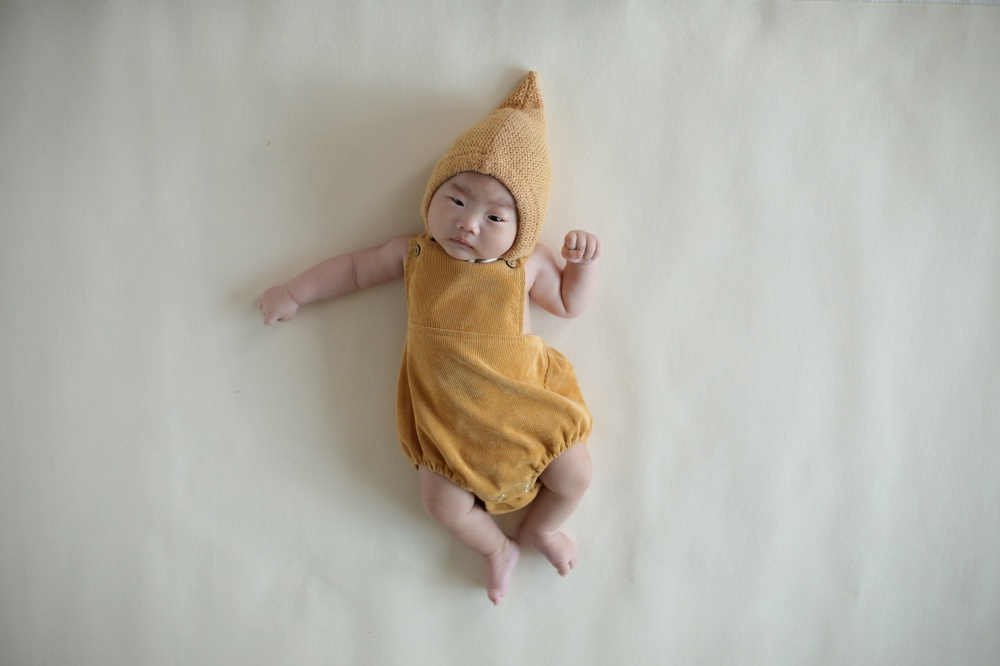
#> input picture images/4.jpg, 1000 x 666 px, shrunk from 1280 x 853 before the run
$ python image_move01.py
#> lines starting #> are read from the running program, lines starting #| are printed output that depends on the picture
import numpy as np
import cv2


def transform():
    img = cv2.imread('images/4.jpg')
#> img is the input picture: shape (666, 1000, 3); mean B, G, R 169.6, 179, 181.2
    h, w = img.shape[:2]
#> h = 666; w = 1000

    M = np.float32([[1, 0, 100], [0, 1, 50]])

    img2 = cv2.warpAffine(img, M, (w, h))
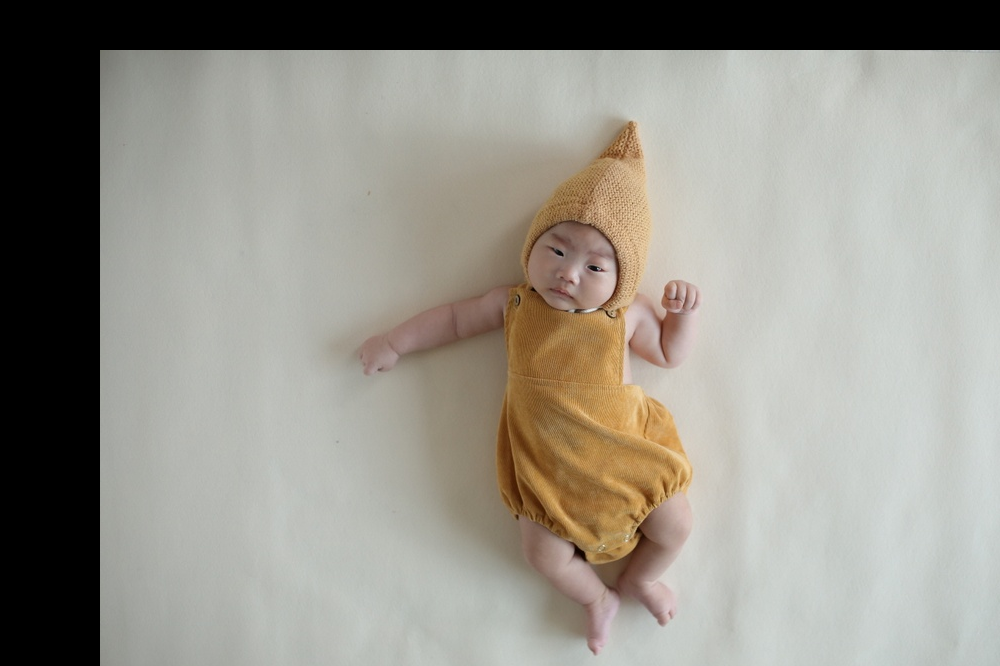
#> img2: shape (666, 1000, 3); mean B, G, R 138.6, 147.3, 150.3
    cv2.imshow('shift image', img2)

    cv2.waitKey(0)
    cv2.destroyAllWindows()


transform()

$ run again, with images/1.jpg copied over images/4.jpg
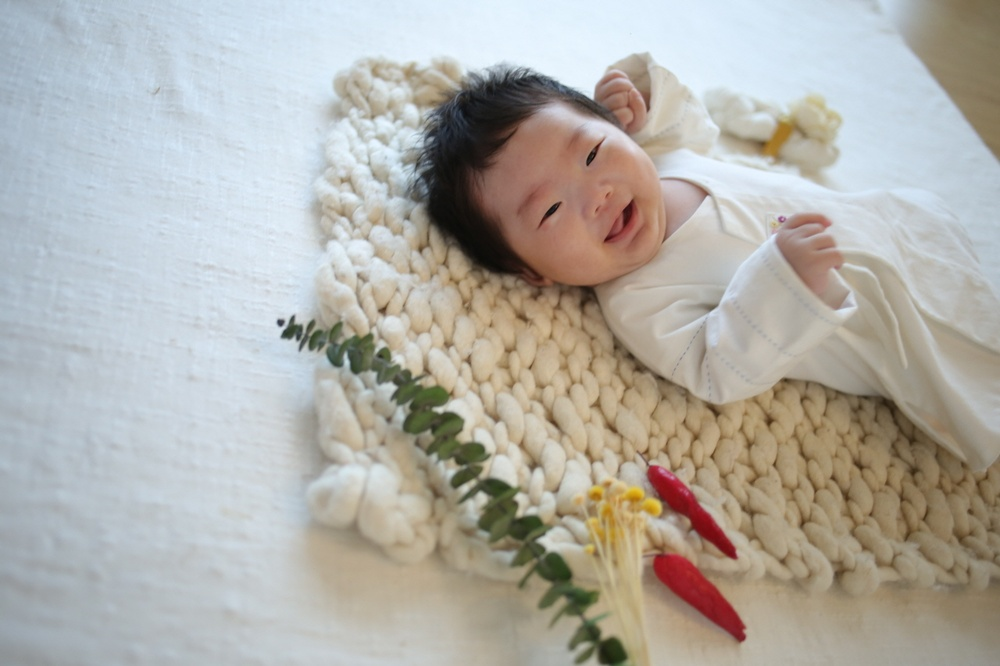
#> input picture images/1.jpg, 1000 x 666 px, shrunk from 1280 x 853 before the run
#> in transform, img is the input picture: shape (666, 1000, 3); mean B, G, R 168.3, 174.7, 177.1
#> in transform, `img2 = cv2.warpAffine(img, M, (w, h))`:
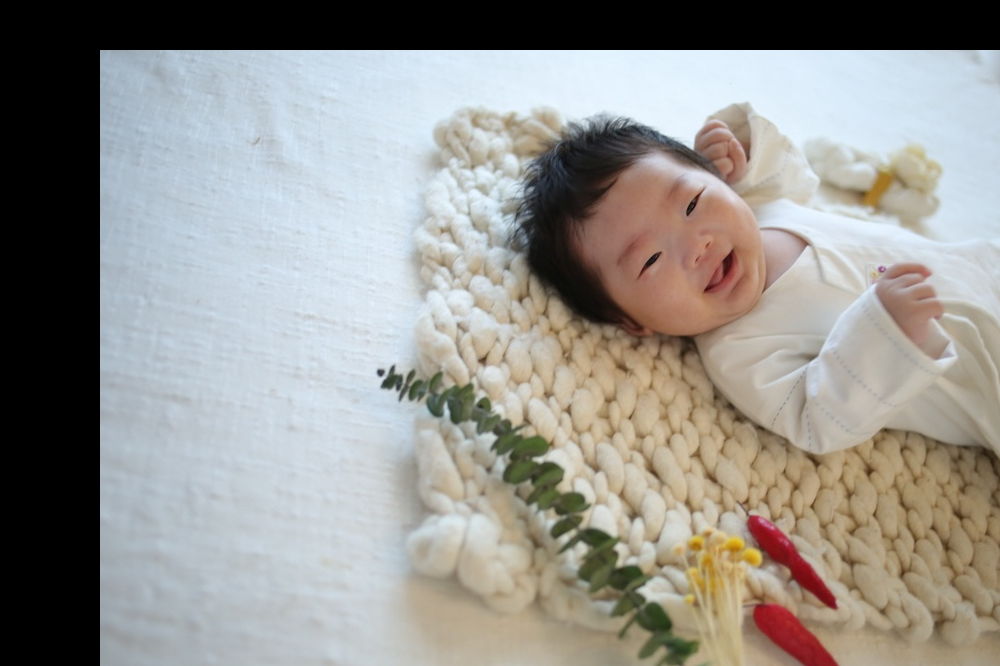
#> img2: shape (666, 1000, 3); mean B, G, R 143.1, 147.7, 149.5

$ run again, with images/2.jpg copied over images/4.jpg
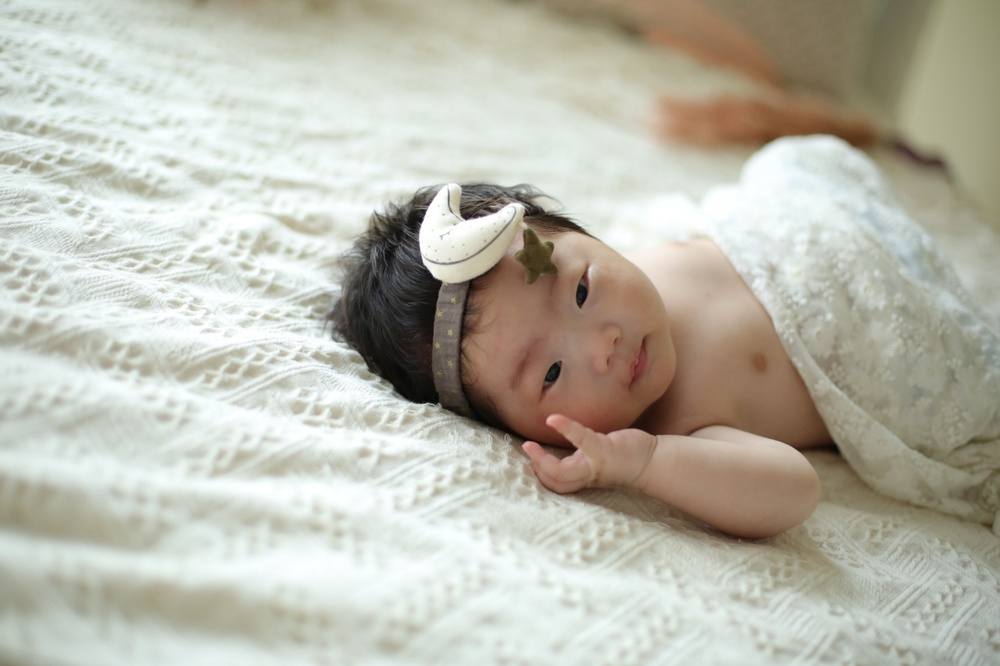
#> input picture images/2.jpg, 1000 x 666 px, shrunk from 1280 x 853 before the run
#> in transform, img is the input picture: shape (666, 1000, 3); mean B, G, R 172.4, 185, 186.5
#> in transform, `img2 = cv2.warpAffine(img, M, (w, h))`:
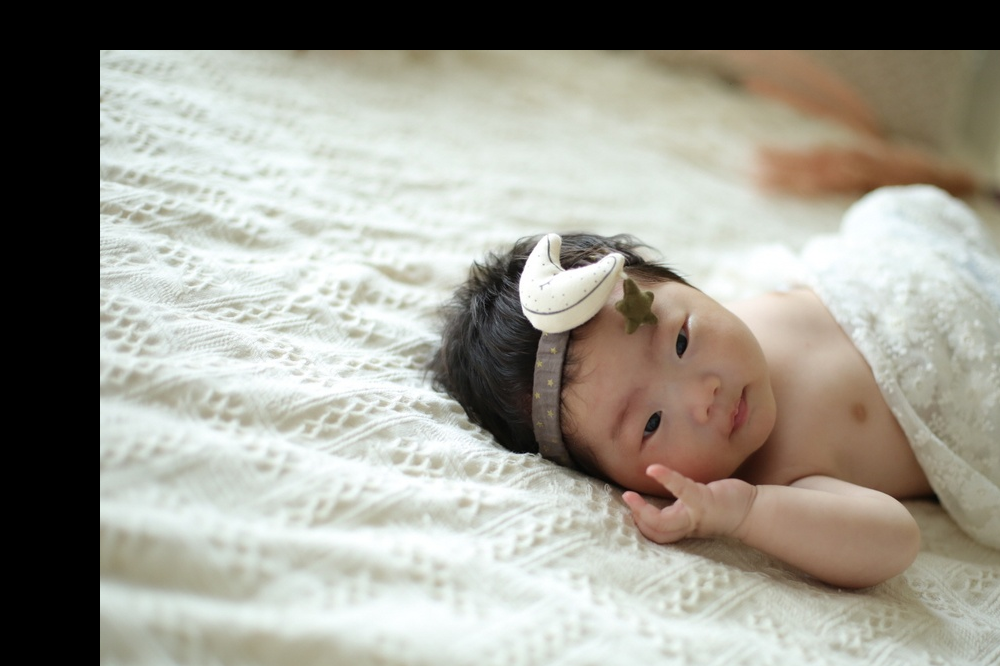
#> img2: shape (666, 1000, 3); mean B, G, R 145.2, 155.2, 157.4

$ run again, with images/3.jpg copied over images/4.jpg
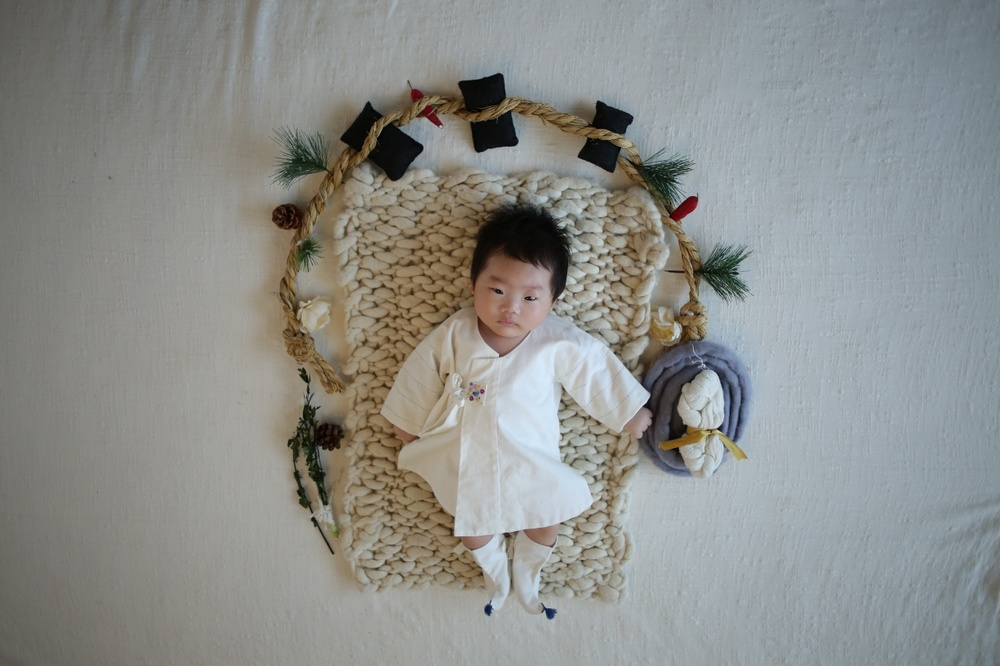
#> input picture images/3.jpg, 1000 x 666 px, shrunk from 1280 x 853 before the run
#> in transform, img is the input picture: shape (666, 1000, 3); mean B, G, R 139.5, 142.6, 140.7
#> in transform, `img2 = cv2.warpAffine(img, M, (w, h))`:
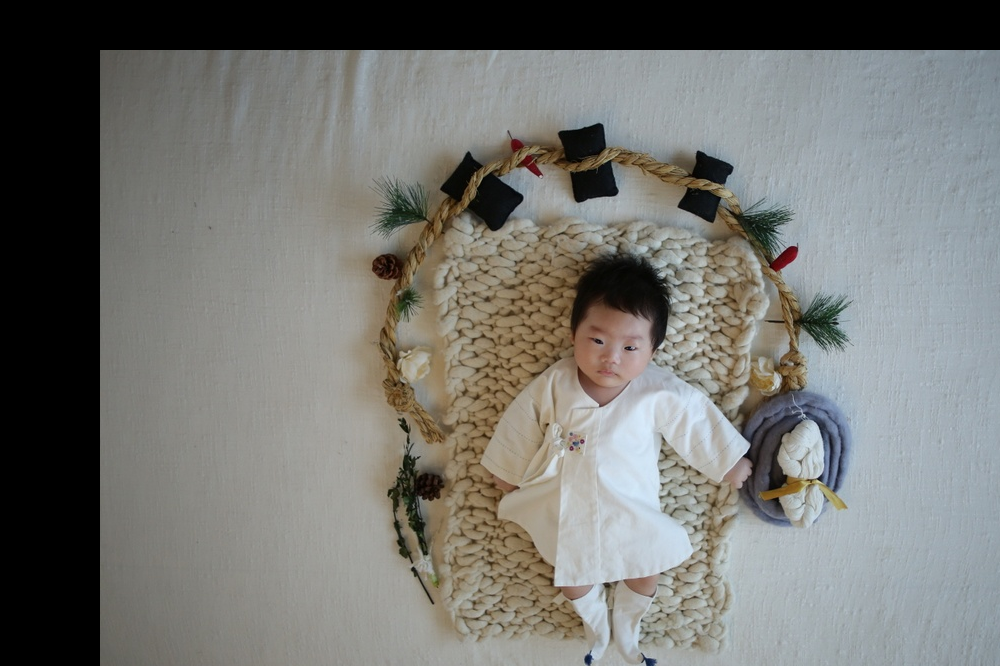
#> img2: shape (666, 1000, 3); mean B, G, R 114.2, 117.9, 117.5
